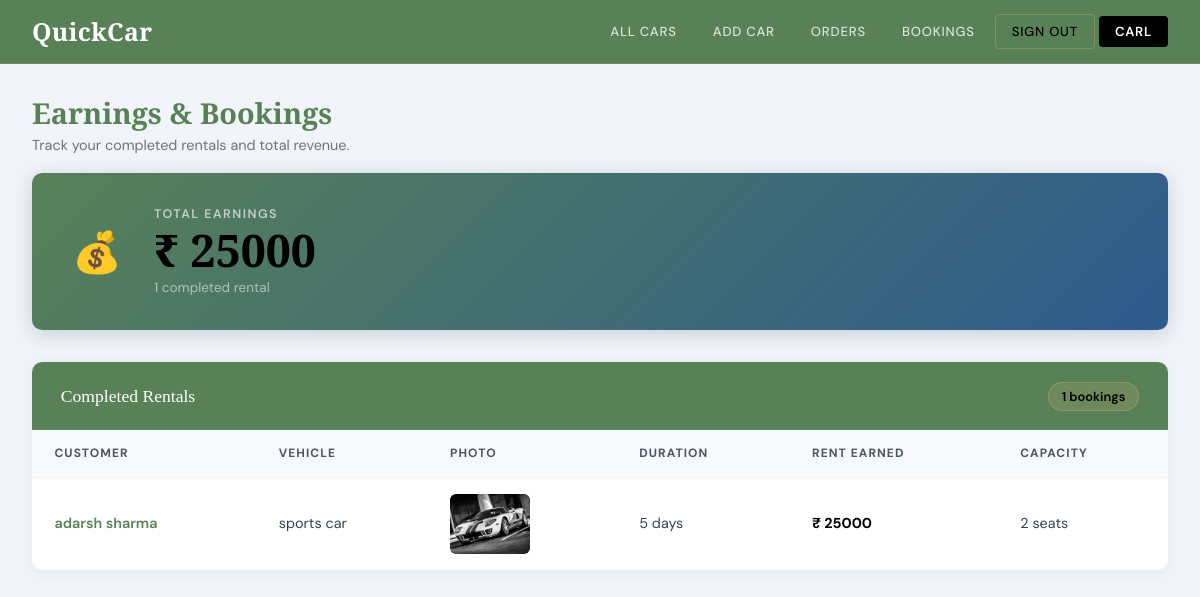
The page /earnings/ (signed in) on the database its author committed.
### home/models.py (models this page shows, shortened)
class Order(models.Model):
    user = models.ForeignKey(User, on_delete=models.CASCADE)
    car_dealer = models.ForeignKey(CarDealer, on_delete=models.CASCADE)
    car = models.ForeignKey(Car, on_delete=models.CASCADE)
    rent = models.CharField(max_length=10)
    days = models.CharField(max_length=3)
    is_complete = models.BooleanField(default=False)

class Car(models.Model):
    name = models.CharField(max_length=50)
    image = models.ImageField(upload_to="")
    car_dealer = models.ForeignKey(CarDealer, on_delete=models.PROTECT)
    capacity = models.CharField(max_length=2)
    location = models.ForeignKey(
        Location,
        on_delete=models.SET_NULL,
        null=True
    )
    is_available = models.BooleanField(default=True)
    rent = models.CharField(max_length=10, blank=True)

### home/views.py (the view)
# urls.py: path("earnings/", views.earnings, name="earnings"),
def earnings(request):
    username = request.user
    user = User.objects.get(username=username)
    car_dealer = CarDealer.objects.get(car_dealer=user)
    orders = Order.objects.filter(car_dealer=car_dealer)
    all_orders = []
    for order in orders:
        all_orders.append(order)
    return render(
        request,
        "earnings.html",
        {'amount': car_dealer.earnings, 'all_orders': all_orders}
    )

### home/templates/earnings.html (shortened to what this page needs)
{% extends 'car_dealer_navbar.html' %}
{% block body %}
<div class="page-header">
  <h1>Earnings & Bookings</h1>
  <p>Track your completed rentals and total revenue.</p>
</div>
{% if all_orders %}
<div class="earnings-summary">
  <div class="earnings-icon">💰</div>
  <div class="earnings-text">
    <div class="earnings-label">Total Earnings</div>
    <div class="earnings-amount">₹ {{ amount }}</div>
    <div class="earnings-sub">{{ all_orders|length }} completed rental{{ all_orders|length|pluralize }}</div>
  </div>
</div>
<div class="orders-table-wrap">
  <div class="table-header">
    <h2>Completed Rentals</h2>
    <span class="order-count">{{ all_orders|length }} bookings</span>
  </div>
  <div style="overflow-x:auto;">
    <table>
      <thead>
        <tr>
          <th>Customer</th>
          <th>Vehicle</th>
          <th>Photo</th>
          <th>Duration</th>
          <th>Rent Earned</th>
          <th>Capacity</th>
        </tr>
      </thead>
      <tbody>
        {% for order in all_orders %}
        <tr>
          <td class="customer-name">{{ order.user.get_full_name }}</td>
          <td>{{ order.car.name }}</td>
          <td><img src="{{ order.car.image.url }}" width="80" height="60" style="border-radius:6px;object-fit:cover;" alt="{{ order.car.name }}"></td>
          <td>{{ order.days }} days</td>
          <td class="rent-amount">₹ {{ order.rent }}</td>
          <td>{{ order.car.capacity }} seats</td>
        </tr>
        {% endfor %}
      </tbody>
    </table>
  </div>
</div>
{% endif %}
{% endblock body %}

### home/templates/car_dealer_navbar.html (shortened to what this page needs)
<!doctype html>
<html lang="en">
<head>
  <link href="https://cdn.jsdelivr.net/npm/bootstrap@5.1.0/dist/css/bootstrap.min.css" rel="stylesheet">
</head>
<body>
  <nav class="top-navbar">
    <a class="brand" href="/home2/">QuickCar</a>
    <div class="top-nav-links">
      <a href="/all_cars/">All Cars</a>
      <a href="/add_car/">Add Car</a>
      <a href="/all_orders/">Orders</a>
      <a href="/earnings/">Bookings</a>
      <a href="/signout/" class="signout-link">Sign Out</a>
      <a href="/signout/" class="user-badge">{{ request.user }}</a>
    </div>
  </nav>
  <div class="page-wrapper">
    {% block body %}{% endblock %}
  </div>
</body>
</html>

### rows shown on the page
Order: user.get_full_name "adarsh sharma", car.name "sports car", car.image (picture), days "5", rent "25000", car.capacity "2"

### other values the page prints
{{ request.user }} "CARL"
{{ amount }} "25000"
{{ all_orders|length }} "1"
